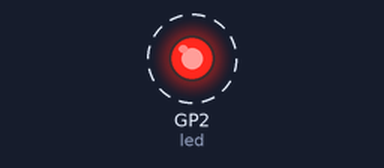
Simulated run of this program. Board: Raspberry Pi Pico running MicroPython. Parts: output pins drawn as LEDs (lit = HIGH). Wiring (from the project's diagram.json): red LED on GP2. Dashed ring = blinking.

Above: at 0.5 s.
Timing chart, 0 to 4.6 s (numbered marks = the images above):
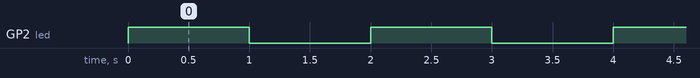

The program:

main.py
```python
# -------------------------------- #
# Sistemas programables            #
# Practica 1                       #
# González Martínez Álvaro Gabriel #
# -------------------------------- #

from machine import Pin
from time import sleep as delay

led = Pin(2, Pin.OUT)

led.value(0)

while True:
    led.value(1)
    delay(1)
    led.value(0)
    delay(1)
```

Measured:
- by itself, GP2 (led): alternates HIGH for 1.0 s and LOW for 1.0 s
